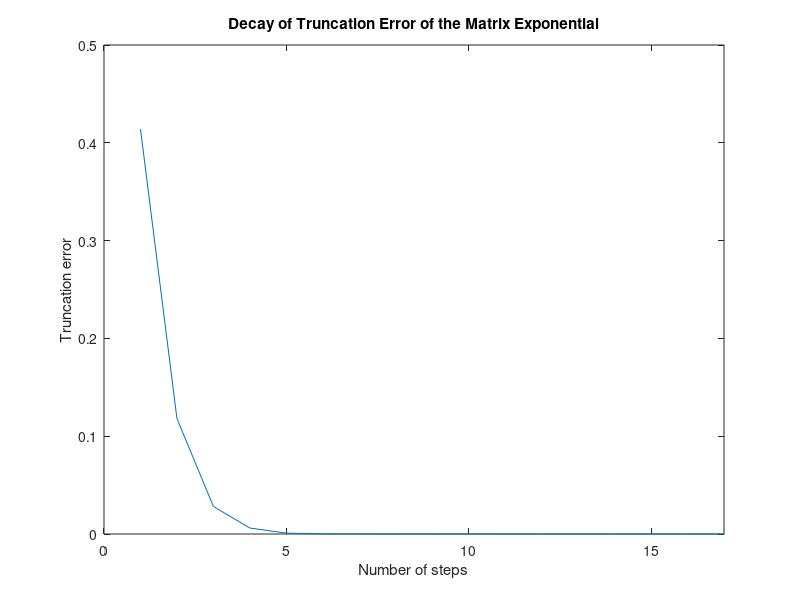

Write MATLAB code to recreate this figure.
%initialisation
Y = [];
m = 20;
%if m >= 17, the truncation error is so small, it is determined as 0 by
%matlab *


for n = 0:m
    %more initialisation
    A = [0,1;-1,0];
    sum = [1,0;0,1];
    currentTerm = [1,0;0,1];
    %for loop to calculate finitely truncated exponential from definition
    for i = 1:n
        currentTerm = currentTerm * A / i;
        sum = sum + currentTerm;
        %Y is an array that will containt the truncation error, represented
        %as the difference in the norms of the expm value and the truncated
        %value
        Y(n) = abs(norm(expm(A)) - norm(sum));
        %Z(n) = abs(norm(expm(A) - sum));
    end
end

%array for x and creating log arrays
X = [];
logX = [];
logY = [];
for i = 1:m
    X(i) = i;
    logX(i) = log(X(i));
    logY(i) = log(Y(i));
end

%plotting
plot(X, Y);
%*
xlim([0 17]);
%plot(logX, logY);
title("Decay of Truncation Error of the Matrix Exponential");
xlabel("Number of steps");
ylabel("Truncation error");
